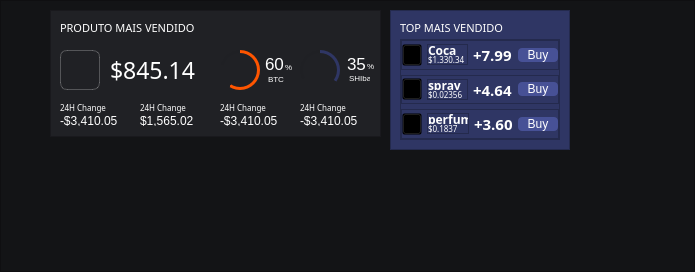
  <widget class="QFrame" name="frame_6">
   <property name="geometry">
    <rect>
     <x>110</x>
     <y>377</y>
     <width>695</width>
     <height>272</height>
    </rect>
   </property>
   <property name="styleSheet">
    <string notr="true">background-color: rgb(19, 20, 22);</string>
   </property>
   <property name="frameShape">
    <enum>QFrame::StyledPanel</enum>
   </property>
   <property name="frameShadow">
    <enum>QFrame::Raised</enum>
   </property>
   <widget class="QFrame" name="frame_74">
    <property name="geometry">
     <rect>
      <x>390</x>
      <y>10</y>
      <width>180</width>
      <height>140</height>
     </rect>
    </property>
    <property name="minimumSize">
     <size>
      <width>180</width>
      <height>140</height>
     </size>
    </property>
    <property name="maximumSize">
     <size>
      <width>16777215</width>
      <height>140</height>
     </size>
    </property>
    <property name="styleSheet">
     <string notr="true">background-color: rgb(47, 54, 100);</string>
    </property>
    <property name="frameShape">
     <enum>QFrame::StyledPanel</enum>
    </property>
    <property name="frameShadow">
     <enum>QFrame::Raised</enum>
    </property>
    <layout class="QVBoxLayout" name="verticalLayout_46">
     <property name="topMargin">
      <number>12</number>
     </property>
     <item>
      <widget class="QLabel" name="label_68">
       <property name="maximumSize">
        <size>
         <width>16777215</width>
         <height>10</height>
        </size>
       </property>
       <property name="font">
        <font>
         <family>Segoe UI Semibold</family>
         <pointsize>8</pointsize>
        </font>
       </property>
       <property name="styleSheet">
        <string notr="true">color: rgb(255, 255, 255);</string>
       </property>
       <property name="text">
        <string>TOP MAIS VENDIDO</string>
       </property>
      </widget>
     </item>
     <item>
      <widget class="QFrame" name="frame_55">
       <property name="frameShape">
        <enum>QFrame::StyledPanel</enum>
       </property>
       <property name="frameShadow">
        <enum>QFrame::Raised</enum>
       </property>
       <layout class="QVBoxLayout" name="verticalLayout_47">
        <property name="spacing">
         <number>5</number>
        </property>
        <property name="leftMargin">
         <number>0</number>
        </property>
        <property name="topMargin">
         <number>0</number>
        </property>
        <property name="rightMargin">
         <number>0</number>
        </property>
        <property name="bottomMargin">
         <number>0</number>
        </property>
        <item>
         <widget class="QFrame" name="frame_56">
          <property name="frameShape">
           <enum>QFrame::StyledPanel</enum>
          </property>
          <property name="frameShadow">
           <enum>QFrame::Raised</enum>
          </property>
          <layout class="QHBoxLayout" name="horizontalLayout_21">
           <property name="spacing">
            <number>5</number>
           </property>
           <property name="leftMargin">
            <number>0</number>
           </property>
           <property name="topMargin">
            <number>0</number>
           </property>
           <property name="rightMargin">
            <number>0</number>
           </property>
           <property name="bottomMargin">
            <number>0</number>
           </property>
           <item>
            <widget class="QPushButton" name="pushButton_19">
             <property name="maximumSize">
              <size>
               <width>20</width>
               <height>16777215</height>
              </size>
             </property>
             <property name="styleSheet">
              <string notr="true">background-color: transparent</string>
             </property>
             <property name="icon">
              <iconset>
               <normaloff>../../../../../../imagem de modelo/transferir-removebg-preview.png</normaloff>../../../../../../imagem de modelo/transferir-removebg-preview.png</iconset>
             </property>
             <property name="iconSize">
              <size>
               <width>30</width>
               <height>30</height>
              </size>
             </property>
            </widget>
           </item>
           <item>
            <widget class="QFrame" name="frame_57">
             <property name="minimumSize">
              <size>
               <width>30</width>
               <height>21</height>
              </size>
             </property>
             <property name="maximumSize">
              <size>
               <width>16777215</width>
               <height>21</height>
              </size>
             </property>
             <property name="frameShape">
              <enum>QFrame::StyledPanel</enum>
             </property>
             <property name="frameShadow">
              <enum>QFrame::Raised</enum>
             </property>
             <layout class="QVBoxLayout" name="verticalLayout_48">
              <property name="spacing">
               <number>0</number>
              </property>
              <property name="leftMargin">
               <number>0</number>
              </property>
              <property name="topMargin">
               <number>0</number>
              </property>
              <property name="rightMargin">
               <number>0</number>
              </property>
              <property name="bottomMargin">
               <number>0</number>
              </property>
              <item>
               <widget class="QLabel" name="label_99">
                <property name="maximumSize">
                 <size>
                  <width>16777215</width>
                  <height>10</height>
                 </size>
                </property>
                <property name="font">
                 <font>
                  <family>Segoe UI Semilight</family>
                  <pointsize>9</pointsize>
                  <bold>true</bold>
                 </font>
                </property>
                <property name="styleSheet">
                 <string notr="true">color: rgb(255, 255, 255);
background-color: transparent</string>
                </property>
                <property name="text">
                 <string>Coca</string>
                </property>
               </widget>
              </item>
              <item>
               <widget class="QLabel" name="label_100">
                <property name="maximumSize">
                 <size>
                  <width>16777215</width>
                  <height>10</height>
                 </size>
                </property>
                <property name="font">
                 <font>
                  <family>Segoe UI Light</family>
                  <pointsize>6</pointsize>
                 </font>
                </property>
                <property name="styleSheet">
                 <string notr="true">color: rgb(255, 255, 255);
background-color: transparent</string>
                </property>
                <property name="text">
                 <string>$1.330.34</string>
                </property>
                <property name="scaledContents">
                 <bool>false</bool>
                </property>
               </widget>
              </item>
             </layout>
            </widget>
           </item>
           <item>
            <widget class="QLabel" name="label_93">
             <property name="font">
              <font>
               <family>Segoe UI Semilight</family>
               <pointsize>11</pointsize>
               <bold>true</bold>
              </font>
             </property>
             <property name="styleSheet">
              <string notr="true">color: rgb(255, 255, 255);
background-color: transparent</string>
             </property>
             <property name="text">
              <string>+7.99</string>
             </property>
            </widget>
           </item>
           <item>
            <widget class="QPushButton" name="pushButton_20">
             <property name="minimumSize">
              <size>
               <width>40</width>
               <height>0</height>
              </size>
             </property>
             <property name="maximumSize">
              <size>
               <width>40</width>
               <height>16777215</height>
              </size>
             </property>
             <property name="styleSheet">
              <string notr="true">background-color: rgb(71, 81, 150);
border-radius:4px;
color: white;</string>
             </property>
             <property name="text">
              <string>Buy</string>
             </property>
             <property name="iconSize">
              <size>
               <width>20</width>
               <height>20</height>
              </size>
             </property>
            </widget>
           </item>
          </layout>
         </widget>
        </item>
        <item>
         <widget class="QFrame" name="frame_58">
          <property name="frameShape">
           <enum>QFrame::StyledPanel</enum>
          </property>
          <property name="frameShadow">
           <enum>QFrame::Raised</enum>
          </property>
          <layout class="QHBoxLayout" name="horizontalLayout_22">
           <property name="spacing">
            <number>5</number>
           </property>
           <property name="leftMargin">
            <number>0</number>
           </property>
           <property name="topMargin">
            <number>0</number>
           </property>
           <property name="rightMargin">
            <number>0</number>
           </property>
           <property name="bottomMargin">
            <number>0</number>
           </property>
           <item>
            <widget class="QPushButton" name="pushButton_21">
             <property name="maximumSize">
              <size>
               <width>20</width>
               <height>16777215</height>
              </size>
             </property>
             <property name="styleSheet">
              <string notr="true">background-color: transparent</string>
             </property>
             <property name="icon">
              <iconset>
               <normaloff>../../../../../../imagem de modelo/transferir__1_-removebg-preview.png</normaloff>../../../../../../imagem de modelo/transferir__1_-removebg-preview.png</iconset>
             </property>
             <property name="iconSize">
              <size>
               <width>24</width>
               <height>24</height>
              </size>
             </property>
            </widget>
           </item>
           <item>
            <widget class="QFrame" name="frame_62">
             <property name="minimumSize">
              <size>
               <width>30</width>
               <height>21</height>
              </size>
             </property>
             <property name="maximumSize">
              <size>
               <width>16777215</width>
               <height>21</height>
              </size>
             </property>
             <property name="frameShape">
              <enum>QFrame::StyledPanel</enum>
             </property>
             <property name="frameShadow">
              <enum>QFrame::Raised</enum>
             </property>
             <layout class="QVBoxLayout" name="verticalLayout_49">
              <property name="spacing">
               <number>0</number>
              </property>
              <property name="leftMargin">
               <number>0</number>
              </property>
              <property name="topMargin">
               <number>0</number>
              </property>
              <property name="rightMargin">
               <number>0</number>
              </property>
              <property name="bottomMargin">
               <number>0</number>
              </property>
              <item>
               <widget class="QLabel" name="label_94">
                <property name="maximumSize">
                 <size>
                  <width>16777215</width>
                  <height>10</height>
                 </size>
                </property>
                <property name="font">
                 <font>
                  <family>Segoe UI Semilight</family>
                  <pointsize>9</pointsize>
                  <bold>true</bold>
                 </font>
                </property>
                <property name="styleSheet">
                 <string notr="true">color: rgb(255, 255, 255);
background-color: transparent</string>
                </property>
                <property name="text">
                 <string>spray</string>
                </property>
               </widget>
              </item>
              <item>
               <widget class="QLabel" name="label_101">
                <property name="maximumSize">
                 <size>
                  <width>16777215</width>
                  <height>10</height>
                 </size>
                </property>
                <property name="font">
                 <font>
                  <family>Segoe UI Light</family>
                  <pointsize>6</pointsize>
                 </font>
                </property>
                <property name="styleSheet">
                 <string notr="true">color: rgb(255, 255, 255);
background-color: transparent</string>
                </property>
                <property name="text">
                 <string>$0.02356</string>
                </property>
                <property name="scaledContents">
                 <bool>false</bool>
                </property>
               </widget>
              </item>
             </layout>
            </widget>
           </item>
           <item>
            <widget class="QLabel" name="label_102">
             <property name="font">
              <font>
               <family>Segoe UI Semilight</family>
               <pointsize>11</pointsize>
               <bold>true</bold>
              </font>
             </property>
             <property name="styleSheet">
              <string notr="true">color: rgb(255, 255, 255);
background-color: transparent</string>
             </property>
             <property name="text">
              <string>+4.64</string>
             </property>
            </widget>
           </item>
           <item>
            <widget class="QPushButton" name="pushButton_22">
             <property name="minimumSize">
              <size>
               <width>40</width>
               <height>0</height>
              </size>
             </property>
             <property name="maximumSize">
              <size>
               <width>40</width>
               <height>16777215</height>
              </size>
             </property>
             <property name="styleSheet">
              <string notr="true">background-color: rgb(71, 81, 150);
border-radius:4px;
color: white;</string>
             </property>
             <property name="text">
              <string>Buy</string>
             </property>
             <property name="iconSize">
              <size>
               <width>20</width>
               <height>20</height>
              </size>
             </property>
            </widget>
           </item>
          </layout>
         </widget>
        </item>
        <item>
         <widget class="QFrame" name="frame_63">
          <property name="frameShape">
           <enum>QFrame::StyledPanel</enum>
          </property>
          <property name="frameShadow">
           <enum>QFrame::Raised</enum>
          </property>
          <layout class="QHBoxLayout" name="horizontalLayout_23">
           <property name="spacing">
            <number>5</number>
           </property>
           <property name="leftMargin">
            <number>0</number>
           </property>
           <property name="topMargin">
            <number>0</number>
           </property>
           <property name="rightMargin">
            <number>0</number>
           </property>
           <property name="bottomMargin">
            <number>0</number>
           </property>
           <item>
            <widget class="QPushButton" name="pushButton_23">
             <property name="maximumSize">
              <size>
               <width>20</width>
               <height>16777215</height>
              </size>
             </property>
             <property name="styleSheet">
              <string notr="true">background-color: transparent</string>
             </property>
             <property name="icon">
              <iconset>
               <normaloff>../../../../../../imagem de modelo/images__2_-removebg-preview.png</normaloff>../../../../../../imagem de modelo/images__2_-removebg-preview.png</iconset>
             </property>
             <property name="iconSize">
              <size>
               <width>20</width>
               <height>20</height>
              </size>
             </property>
            </widget>
           </item>
           <item>
            <widget class="QFrame" name="frame_64">
             <property name="minimumSize">
              <size>
               <width>30</width>
               <height>21</height>
              </size>
             </property>
             <property name="maximumSize">
              <size>
               <width>16777215</width>
               <height>21</height>
              </size>
             </property>
             <property name="frameShape">
              <enum>QFrame::StyledPanel</enum>
             </property>
             <property name="frameShadow">
              <enum>QFrame::Raised</enum>
             </property>
             <layout class="QVBoxLayout" name="verticalLayout_50">
              <property name="spacing">
               <number>0</number>
              </property>
              <property name="leftMargin">
               <number>0</number>
              </property>
              <property name="topMargin">
               <number>0</number>
              </property>
              <property name="rightMargin">
               <number>0</number>
              </property>
              <property name="bottomMargin">
               <number>0</number>
              </property>
              <item>
               <widget class="QLabel" name="label_103">
                <property name="maximumSize">
                 <size>
                  <width>16777215</width>
                  <height>10</height>
                 </size>
                </property>
                <property name="font">
                 <font>
                  <family>Segoe UI Semilight</family>
                  <pointsize>9</pointsize>
                  <bold>true</bold>
                 </font>
                </property>
                <property name="styleSheet">
                 <string notr="true">color: rgb(255, 255, 255);
background-color: transparent</string>
                </property>
                <property name="text">
                 <string>perfume</string>
                </property>
               </widget>
              </item>
              <item>
               <widget class="QLabel" name="label_104">
                <property name="maximumSize">
                 <size>
                  <width>16777215</width>
                  <height>10</height>
                 </size>
                </property>
                <property name="font">
                 <font>
                  <family>Segoe UI Light</family>
                  <pointsize>6</pointsize>
                 </font>
                </property>
                <property name="styleSheet">
                 <string notr="true">color: rgb(255, 255, 255);
background-color: transparent</string>
                </property>
                <property name="text">
                 <string>$0.1837</string>
                </property>
                <property name="scaledContents">
                 <bool>false</bool>
                </property>
               </widget>
              </item>
             </layout>
            </widget>
           </item>
           <item>
            <widget class="QLabel" name="label_105">
             <property name="font">
              <font>
               <family>Segoe UI Semilight</family>
               <pointsize>11</pointsize>
               <bold>true</bold>
              </font>
             </property>
             <property name="styleSheet">
              <string notr="true">color: rgb(255, 255, 255);
background-color: transparent</string>
             </property>
             <property name="text">
              <string>+3.60</string>
             </property>
            </widget>
           </item>
           <item>
            <widget class="QPushButton" name="pushButton_24">
             <property name="minimumSize">
              <size>
               <width>40</width>
               <height>0</height>
              </size>
             </property>
             <property name="maximumSize">
              <size>
               <width>40</width>
               <height>16777215</height>
              </size>
             </property>
             <property name="styleSheet">
              <string notr="true">background-color: rgb(71, 81, 150);
border-radius:4px;
color: white;</string>
             </property>
             <property name="text">
              <string>Buy</string>
             </property>
             <property name="iconSize">
              <size>
               <width>20</width>
               <height>20</height>
              </size>
             </property>
            </widget>
           </item>
          </layout>
         </widget>
        </item>
       </layout>
      </widget>
     </item>
    </layout>
   </widget>
   <widget class="QFrame" name="frame_65">
    <property name="geometry">
     <rect>
      <x>50</x>
      <y>10</y>
      <width>331</width>
      <height>127</height>
     </rect>
    </property>
    <property name="styleSheet">
     <string notr="true">background-color: rgb(32, 33, 37);</string>
    </property>
    <property name="frameShape">
     <enum>QFrame::StyledPanel</enum>
    </property>
    <property name="frameShadow">
     <enum>QFrame::Raised</enum>
    </property>
    <widget class="QPushButton" name="pushButton_25">
     <property name="geometry">
      <rect>
       <x>10</x>
       <y>40</y>
       <width>40</width>
       <height>40</height>
      </rect>
     </property>
     <property name="styleSheet">
      <string notr="true">background-color: transparent;
border-radius:7px;
border: 0.5px solid rgba(255, 255, 255, 60);</string>
     </property>
     <property name="text">
      <string/>
     </property>
     <property name="icon">
      <iconset>
       <normaloff>../../../../../../imagem de modelo/transferir-removebg-preview.png</normaloff>../../../../../../imagem de modelo/transferir-removebg-preview.png</iconset>
     </property>
     <property name="iconSize">
      <size>
       <width>48</width>
       <height>48</height>
      </size>
     </property>
    </widget>
    <widget class="QLabel" name="label_69">
     <property name="geometry">
      <rect>
       <x>10</x>
       <y>10</y>
       <width>140</width>
       <height>16</height>
      </rect>
     </property>
     <property name="font">
      <font>
       <family>Segoe UI Semibold</family>
       <pointsize>8</pointsize>
      </font>
     </property>
     <property name="styleSheet">
      <string notr="true">color: rgb(255, 255, 255);</string>
     </property>
     <property name="text">
      <string>PRODUTO MAIS VENDIDO</string>
     </property>
    </widget>
    <widget class="QLabel" name="label_70">
     <property name="geometry">
      <rect>
       <x>60</x>
       <y>47</y>
       <width>86</width>
       <height>25</height>
      </rect>
     </property>
     <property name="font">
      <font>
       <family>Segoe UI Semibold</family>
       <pointsize>17</pointsize>
      </font>
     </property>
     <property name="styleSheet">
      <string notr="true">color: rgb(255, 255, 255);</string>
     </property>
     <property name="text">
      <string>$845.14</string>
     </property>
    </widget>
    <widget class="QLabel" name="label_71">
     <property name="geometry">
      <rect>
       <x>10</x>
       <y>90</y>
       <width>61</width>
       <height>16</height>
      </rect>
     </property>
     <property name="font">
      <font>
       <family>Segoe UI Light</family>
       <pointsize>6</pointsize>
      </font>
     </property>
     <property name="styleSheet">
      <string notr="true">color: rgb(255, 255, 255);</string>
     </property>
     <property name="text">
      <string>24H Change</string>
     </property>
    </widget>
    <widget class="QLabel" name="label_72">
     <property name="geometry">
      <rect>
       <x>10</x>
       <y>106</y>
       <width>60</width>
       <height>10</height>
      </rect>
     </property>
     <property name="font">
      <font>
       <family>Segoe UI</family>
       <pointsize>9</pointsize>
      </font>
     </property>
     <property name="styleSheet">
      <string notr="true">color: rgb(255, 255, 255);</string>
     </property>
     <property name="text">
      <string>-$3,410.05</string>
     </property>
    </widget>
    <widget class="QLabel" name="label_73">
     <property name="geometry">
      <rect>
       <x>90</x>
       <y>106</y>
       <width>60</width>
       <height>10</height>
      </rect>
     </property>
     <property name="font">
      <font>
       <family>Segoe UI</family>
       <pointsize>9</pointsize>
      </font>
     </property>
     <property name="styleSheet">
      <string notr="true">color: rgb(255, 255, 255);</string>
     </property>
     <property name="text">
      <string>$1,565.02</string>
     </property>
    </widget>
    <widget class="QLabel" name="label_74">
     <property name="geometry">
      <rect>
       <x>90</x>
       <y>90</y>
       <width>61</width>
       <height>16</height>
      </rect>
     </property>
     <property name="font">
      <font>
       <family>Segoe UI Light</family>
       <pointsize>6</pointsize>
      </font>
     </property>
     <property name="styleSheet">
      <string notr="true">color: rgb(255, 255, 255);</string>
     </property>
     <property name="text">
      <string>24H Change</string>
     </property>
    </widget>
    <widget class="QLabel" name="label_75">
     <property name="geometry">
      <rect>
       <x>170</x>
       <y>106</y>
       <width>60</width>
       <height>10</height>
      </rect>
     </property>
     <property name="font">
      <font>
       <family>Segoe UI</family>
       <pointsize>9</pointsize>
      </font>
     </property>
     <property name="styleSheet">
      <string notr="true">color: rgb(255, 255, 255);</string>
     </property>
     <property name="text">
      <string>-$3,410.05</string>
     </property>
    </widget>
    <widget class="QLabel" name="label_106">
     <property name="geometry">
      <rect>
       <x>170</x>
       <y>90</y>
       <width>61</width>
       <height>16</height>
      </rect>
     </property>
     <property name="font">
      <font>
       <family>Segoe UI Light</family>
       <pointsize>6</pointsize>
      </font>
     </property>
     <property name="styleSheet">
      <string notr="true">color: rgb(255, 255, 255);</string>
     </property>
     <property name="text">
      <string>24H Change</string>
     </property>
    </widget>
    <widget class="QLabel" name="label_107">
     <property name="geometry">
      <rect>
       <x>250</x>
       <y>106</y>
       <width>60</width>
       <height>10</height>
      </rect>
     </property>
     <property name="font">
      <font>
       <family>Segoe UI</family>
       <pointsize>9</pointsize>
      </font>
     </property>
     <property name="styleSheet">
      <string notr="true">color: rgb(255, 255, 255);</string>
     </property>
     <property name="text">
      <string>-$3,410.05</string>
     </property>
    </widget>
    <widget class="QLabel" name="label_108">
     <property name="geometry">
      <rect>
       <x>250</x>
       <y>90</y>
       <width>61</width>
       <height>16</height>
      </rect>
     </property>
     <property name="font">
      <font>
       <family>Segoe UI Light</family>
       <pointsize>6</pointsize>
      </font>
     </property>
     <property name="styleSheet">
      <string notr="true">color: rgb(255, 255, 255);</string>
     </property>
     <property name="text">
      <string>24H Change</string>
     </property>
    </widget>
    <widget class="QFrame" name="frame_66">
     <property name="geometry">
      <rect>
       <x>170</x>
       <y>40</y>
       <width>40</width>
       <height>40</height>
      </rect>
     </property>
     <property name="minimumSize">
      <size>
       <width>40</width>
       <height>40</height>
      </size>
     </property>
     <property name="maximumSize">
      <size>
       <width>40</width>
       <height>40</height>
      </size>
     </property>
     <property name="styleSheet">
      <string notr="true">background-color: qconicalgradient(cx:0.5, cy:0.5, angle:0, stop:0.248227 rgba(255, 85, 0, 255), stop:0.251773 rgba(31, 32, 36, 255), stop:0.659574 rgba(32, 33, 37, 255), stop:0.663121 rgba(255, 85, 0, 255));
border-radius:20px</string>
     </property>
     <property name="frameShape">
      <enum>QFrame::StyledPanel</enum>
     </property>
     <property name="frameShadow">
      <enum>QFrame::Raised</enum>
     </property>
     <layout class="QVBoxLayout" name="verticalLayout_51">
      <property name="spacing">
       <number>0</number>
      </property>
      <property name="leftMargin">
       <number>3</number>
      </property>
      <property name="topMargin">
       <number>3</number>
      </property>
      <property name="rightMargin">
       <number>3</number>
      </property>
      <property name="bottomMargin">
       <number>3</number>
      </property>
      <item>
       <widget class="QFrame" name="frame_67">
        <property name="styleSheet">
         <string notr="true">background-color: rgb(32, 33, 37);
border-radius: 17px;</string>
        </property>
        <property name="frameShape">
         <enum>QFrame::StyledPanel</enum>
        </property>
        <property name="frameShadow">
         <enum>QFrame::Raised</enum>
        </property>
       </widget>
      </item>
     </layout>
    </widget>
    <widget class="QFrame" name="frame_68">
     <property name="geometry">
      <rect>
       <x>250</x>
       <y>40</y>
       <width>40</width>
       <height>40</height>
      </rect>
     </property>
     <property name="minimumSize">
      <size>
       <width>40</width>
       <height>40</height>
      </size>
     </property>
     <property name="maximumSize">
      <size>
       <width>40</width>
       <height>40</height>
      </size>
     </property>
     <property name="styleSheet">
      <string notr="true">background-color: qconicalgradient(cx:0.5, cy:0.5, angle:0, stop:0.248227 rgba(47, 54, 100, 255), stop:0.251773 rgba(31, 32, 36, 255), stop:0.897727 rgba(32, 33, 37, 255), stop:0.903409 rgba(47, 54, 100, 255));
border-radius:20px</string>
     </property>
     <property name="frameShape">
      <enum>QFrame::StyledPanel</enum>
     </property>
     <property name="frameShadow">
      <enum>QFrame::Raised</enum>
     </property>
     <layout class="QVBoxLayout" name="verticalLayout_52">
      <property name="spacing">
       <number>0</number>
      </property>
      <property name="leftMargin">
       <number>3</number>
      </property>
      <property name="topMargin">
       <number>3</number>
      </property>
      <property name="rightMargin">
       <number>3</number>
      </property>
      <property name="bottomMargin">
       <number>3</number>
      </property>
      <item>
       <widget class="QFrame" name="frame_69">
        <property name="styleSheet">
         <string notr="true">background-color: rgb(32, 33, 37);
border-radius: 17px;</string>
        </property>
        <property name="frameShape">
         <enum>QFrame::StyledPanel</enum>
        </property>
        <property name="frameShadow">
         <enum>QFrame::Raised</enum>
        </property>
       </widget>
      </item>
     </layout>
    </widget>
    <widget class="QLabel" name="label_109">
     <property name="geometry">
      <rect>
       <x>215</x>
       <y>45</y>
       <width>21</width>
       <height>17</height>
      </rect>
     </property>
     <property name="font">
      <font>
       <family>Segoe UI</family>
       <pointsize>13</pointsize>
      </font>
     </property>
     <property name="styleSheet">
      <string notr="true">color: rgb(255, 255, 255);</string>
     </property>
     <property name="text">
      <string>60</string>
     </property>
    </widget>
    <widget class="QLabel" name="label_110">
     <property name="geometry">
      <rect>
       <x>218</x>
       <y>61</y>
       <width>21</width>
       <height>16</height>
      </rect>
     </property>
     <property name="font">
      <font>
       <family>Segoe UI</family>
       <pointsize>6</pointsize>
      </font>
     </property>
     <property name="styleSheet">
      <string notr="true">color: rgb(255, 255, 255);</string>
     </property>
     <property name="text">
      <string>BTC</string>
     </property>
    </widget>
    <widget class="QLabel" name="label_111">
     <property name="geometry">
      <rect>
       <x>235</x>
       <y>50</y>
       <width>10</width>
       <height>13</height>
      </rect>
     </property>
     <property name="font">
      <font>
       <family>Segoe UI</family>
       <pointsize>6</pointsize>
      </font>
     </property>
     <property name="styleSheet">
      <string notr="true">color: rgb(255, 255, 255);</string>
     </property>
     <property name="text">
      <string>%</string>
     </property>
    </widget>
    <widget class="QLabel" name="label_112">
     <property name="geometry">
      <rect>
       <x>297</x>
       <y>45</y>
       <width>21</width>
       <height>17</height>
      </rect>
     </property>
     <property name="font">
      <font>
       <family>Segoe UI</family>
       <pointsize>13</pointsize>
      </font>
     </property>
     <property name="styleSheet">
      <string notr="true">color: rgb(255, 255, 255);</string>
     </property>
     <property name="text">
      <string>35</string>
     </property>
    </widget>
    <widget class="QLabel" name="label_113">
     <property name="geometry">
      <rect>
       <x>317</x>
       <y>49</y>
       <width>10</width>
       <height>13</height>
      </rect>
     </property>
     <property name="font">
      <font>
       <family>Segoe UI</family>
       <pointsize>6</pointsize>
      </font>
     </property>
     <property name="styleSheet">
      <string notr="true">color: rgb(255, 255, 255);</string>
     </property>
     <property name="text">
      <string>%</string>
     </property>
    </widget>
    <widget class="QLabel" name="label_114">
     <property name="geometry">
      <rect>
       <x>299</x>
       <y>60</y>
       <width>21</width>
       <height>16</height>
      </rect>
     </property>
     <property name="font">
      <font>
       <family>Segoe UI</family>
       <pointsize>6</pointsize>
      </font>
     </property>
     <property name="styleSheet">
      <string notr="true">color: rgb(255, 255, 255);</string>
     </property>
     <property name="text">
      <string>SHIba</string>
     </property>
    </widget>
   </widget>
  </widget>
